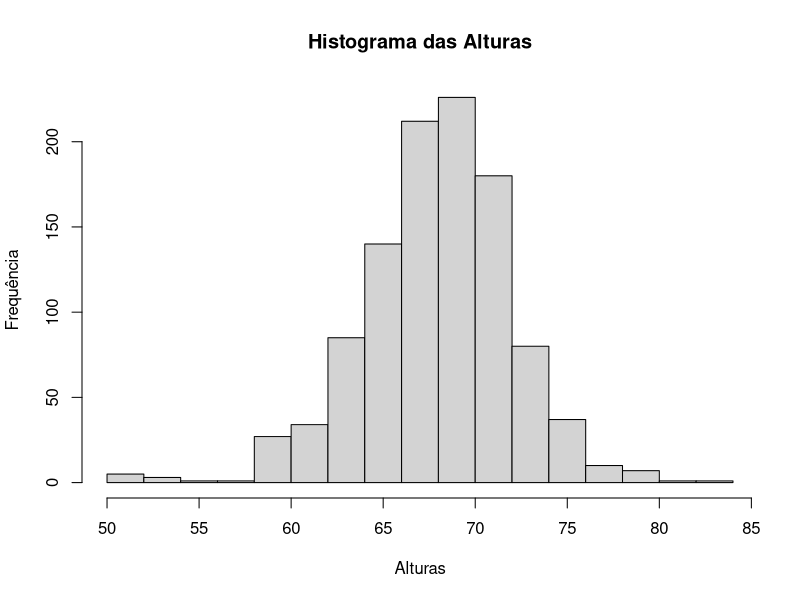

This figure's R source:
#Antes de iniciar o curso, a HarvardX aplica um pré-teste abordando conhecimentos básicos sobre o software R. Afinal, é um curso de Machine Learning em R. São 9 questões no total e cada questão é de natureza diferente.
#Let's go!
#Instalando e carregando o pacote solicitado.


install.packages("dslabs")
library(dslabs)

#Os dados que vão ser utilizados para análise é denominado por "heights" e que se encontra dentro do pacote já instalado (dslabs). É fácil observar (no canto superior direito) que estes dados possui um total de 1050 linhas e 2 variáveis e, ao carregar os dados, é possível verificar que as variáveis são denominadas por "sex" e "height", em que a variável "sex" possui o grupo "Male" e "Female".


data("heights")
head(heights) #para visualizar apenas algumas linhas dos dados



#Questões

#A primeira questão abordou tópicos relacionados a qual categoria se refere cada variável ou grupo. Heights é um dataset e, por consequência, é um data.frame, já a variável "sex" é uma coluna que possui dois fatores (Male e Female) e por isso é um vetor de fator ou, em inglês, factor vector. Diferente da coluna "sex", a coluna "height" são números que caracterizam a altura dos indivíduos e por decorrência deste fato este é um vetor de números. Quanto as categorias Male e Female, as duas são uma string de caracteres.


#A segunda questão foi sobre a dimensão dos objetos. Por exemplo, qual a dimensão do dataset?

dim(heights)

#A terceira questão questinou qual seria a altura correspondente da linha 777.


heights$height[777]


#Quarta questão abordou de quantas formas poderímos encontrar o sexo do indivíduo da linha 777.


heights$sex[777]
#ou
heights[777,1]

#Observação: A terceira e a quarta questão foram abordadas para saber se você sabe trabalhar com linhas e colunas dentro de um dataset. Em matrizes é da mesma forma. Antes da vírgula são as linhas e após são as colunas.



#A quinta questão é sobre a "procura" máximo e mínimo dentro do dataset. Por exemplo, qual é a altura máxima do dataset?


which.max(heights$height)

#O comando "which.max" retorna a linha em que se encontra o valor máximo da 
#váriavel height, e não é isso que a gente quer. Então,


max(heights$height)

#A altura máxima da variável height é 82.67. Mas, poderíamos também utilizar
#o comando summary para atingir o objetivo que é encontrar a altura máxima.


#E qual é a linha em que se encontra o altura miníma?


which.min(heights$height)


#Ou seja, a linha em que se encontra o valor minímo para a altura é a 1032.


#O comando summary que comentei acima nos fornece o resumo estatístico do dataset e na sexta questão a pergunta é: Qual é a média da variável height? E qual é a sua mediana?



summary(heights$height)


#Logo, de acordo com o resumo, a média das alturas é 68.32 e a mediana é 68.50. Qual a conclusão que podemos colher dessas medidas resumo? Podemos ressaltar que a distribuição dessa variável é em formato de sino, ou seja, sua mediana é, basicamente, igual a média. Talvez essa variável possa ser distribuída normalmente, mas deve-se fazer testes para comprovação.



hist(heights$height, main = "Histograma das Alturas", xlab = "Alturas",
     ylab = "Frequência")


#A sétima questão me deixou na dúvida e, por isso, errei. A pergunta era qual a proporção de indivíduos que são do sexo masculino. Inicialmente, fiz com os operadores matemáticos.

#Solicitei através do comando summary o resumo estatístico da variável sex afim de coletar quantos indivíduos estão alocados em cada grupo.

summary(heights$sex)

#São 812 indivíduos do sexo masculino em um total de 1050.


(812/1050)*100

#A resposta inserida foi 77.33, mas estava incorreta. Você sabe o porque? Foi pedido a PROPORÇÃO e não a PORCENTAGEM. Logo, a resposta correta é 0.7733. É importante ressaltar aqui que o curso é 100% em inglês, e isso pode afetar algumas interpretações da minha parte.

#Essa questão aborda condições, e a pergunta foi: Quantos indivíduos são mais altos do que 78 inches?
  
#Inicialmente eu "buguei". Esqueci algumas condições do R, dado que eu estava estudando SQL e Python. Então, a minha primeira forma de pensar foi verificar através de TRUE or FALSE.


heights$height>78

#Mas, eu não conseguia contar quantos TRUE haviam. E por isso comecei a pensar em qual forma seria mais fácil fazer contagem. Foi aí que pensei no table e consegui chegar a resposta correta.


table(heights$height>78) #quantos são maiores que 78



#A questão 9 é bem parecida com a 8, mas com um pequeno diferencial. Quantos indivíduos do sexo feminino são mais altos do que 78 inches?
  
#Tentei de várias formas. Mas, a solução foi obtida através do comando table novamente.


table(heights$height>78 & heights$sex == "Female")


#Bem, foram essas questões. Errei duas por interpretar de uma forma incorreta o exercício, mas no geral foi bem proveitoso.
